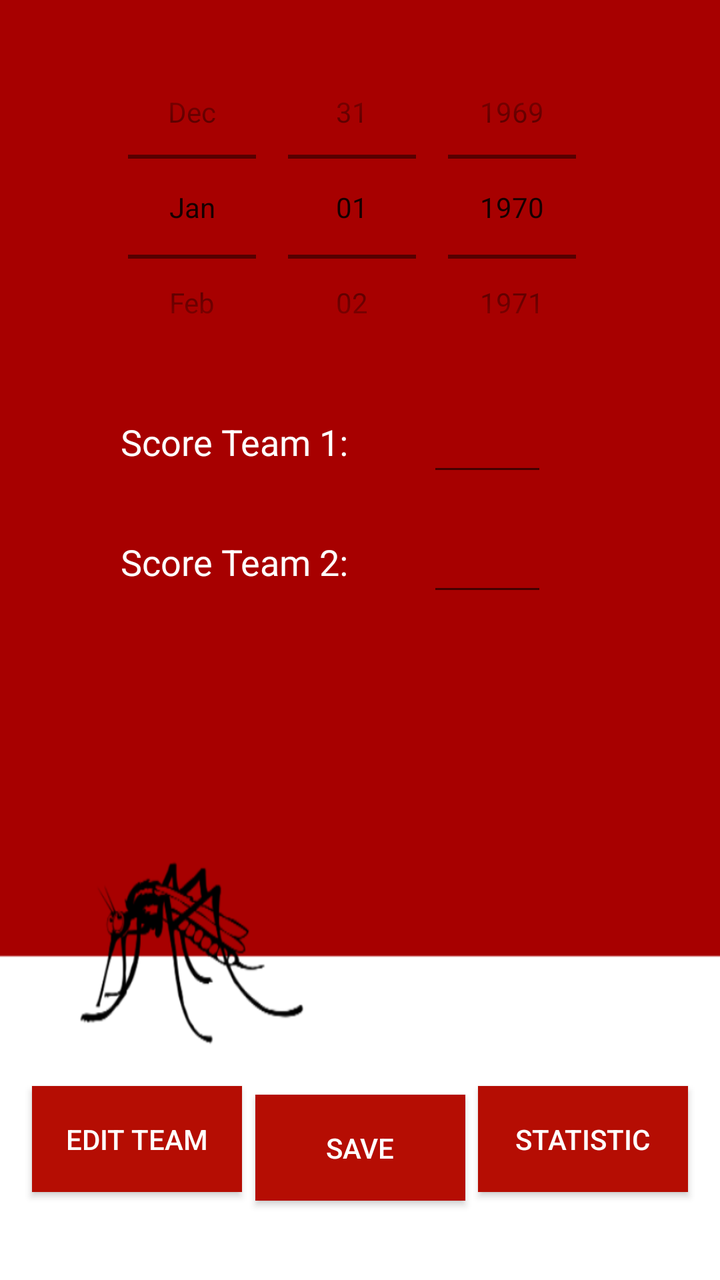
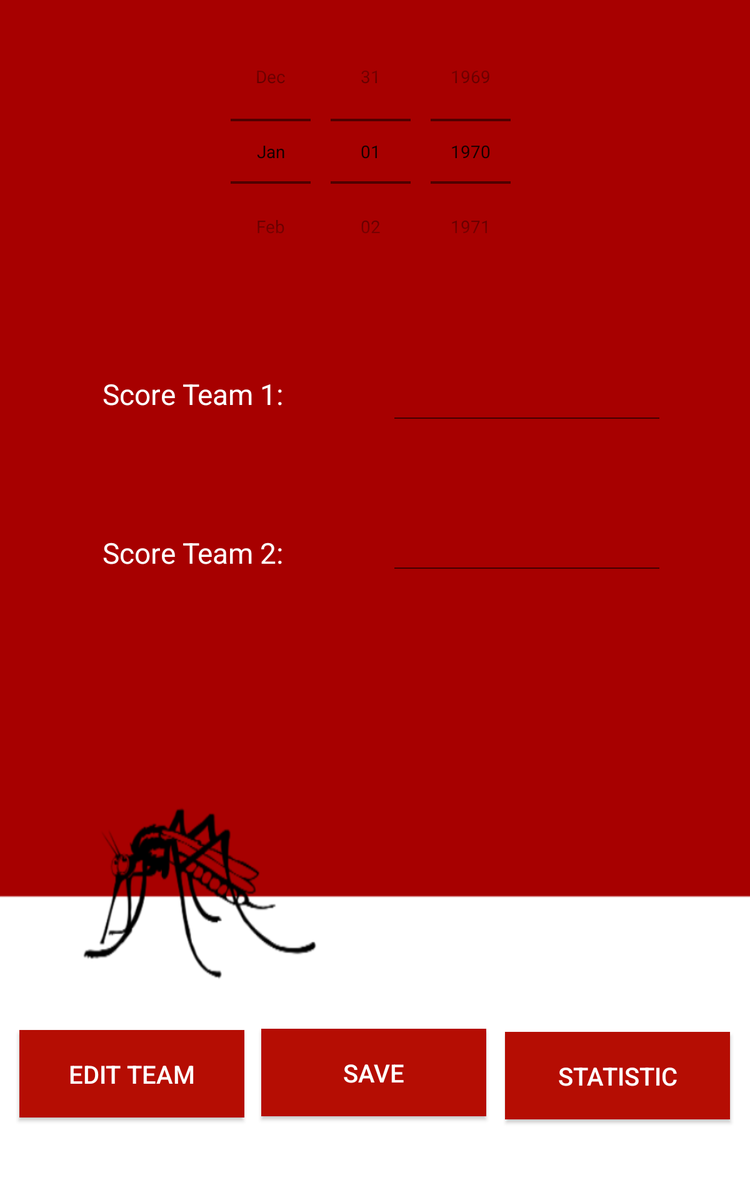

One screen, two layout resources from the same app: the default and the repository's alternative for another configuration. Each is rendered where Android would select it; the XML of both is given below.
<!-- AndroidManifest.xml: application theme AppTheme -->
<!-- res/layout/activity_update_match.xml -->
<?xml version="1.0" encoding="utf-8"?>
<android.support.constraint.ConstraintLayout xmlns:android="http://schemas.android.com/apk/res/android"
    xmlns:app="http://schemas.android.com/apk/res-auto"
    xmlns:tools="http://schemas.android.com/tools"
    android:layout_width="match_parent"
    android:layout_height="match_parent"
    tools:context="at.footballapp.captainandroid.footballapp.pkgGUI.UpdateMatchActivity"
    style="@style/background">



    <TextView
        android:id="@+id/textView2"
        android:textAlignment="center"
        android:gravity="center"
        android:layout_width="166dp"
        android:layout_height="44dp"
        android:layout_marginLeft="34dp"
        android:layout_marginTop="8dp"
        android:text="@string/Score1"
        app:layout_constraintLeft_toLeftOf="parent"
        app:layout_constraintTop_toBottomOf="@+id/datePicker"
        style="@style/textViews"
        android:layout_marginStart="34dp" />

    <DatePicker
        android:id="@+id/datePicker"
        android:datePickerMode="spinner"
        android:calendarViewShown="false"
        android:layout_width="248dp"
        android:layout_height="175dp"
        app:layout_constraintTop_toTopOf="parent"
        android:layout_marginTop="16dp"
        android:layout_marginLeft="8dp"
        app:layout_constraintLeft_toLeftOf="parent"
        android:layout_marginRight="8dp"
        app:layout_constraintRight_toRightOf="parent"
        android:layout_marginStart="8dp"
        android:layout_marginEnd="8dp" />



    <TextView
        android:id="@+id/textView"
        android:textAlignment="center"
        android:gravity="center"
        android:layout_width="166dp"
        android:layout_height="44dp"
        android:text="@string/Score2"
        android:layout_marginTop="16dp"
        app:layout_constraintTop_toBottomOf="@+id/textView2"
        app:layout_constraintLeft_toLeftOf="parent"
        android:layout_marginLeft="34dp"
        style="@style/textViews"
        android:layout_marginStart="34dp" />

    <EditText
        android:id="@+id/txtScore1"
        android:layout_width="60dp"
        android:layout_height="44dp"
        android:layout_marginLeft="8dp"
        android:layout_marginRight="8dp"
        android:layout_marginTop="8dp"
        android:ems="10"
        android:inputType="number"
        android:textColor="#FFFFFF"
        app:layout_constraintHorizontal_bias="0.066"
        app:layout_constraintLeft_toRightOf="@+id/textView2"
        app:layout_constraintRight_toRightOf="parent"
        app:layout_constraintTop_toBottomOf="@+id/datePicker"
        android:layout_marginStart="8dp"
        android:layout_marginEnd="8dp" />

    <EditText
        android:id="@+id/txtScore2"
        android:layout_width="60dp"
        android:layout_height="44dp"
        android:layout_marginLeft="8dp"
        android:layout_marginRight="8dp"
        android:layout_marginTop="16dp"
        android:ems="10"
        android:inputType="number"
        android:textColor="#FFFFFF"
        app:layout_constraintHorizontal_bias="0.066"
        app:layout_constraintLeft_toRightOf="@+id/textView"
        app:layout_constraintRight_toRightOf="parent"
        app:layout_constraintTop_toBottomOf="@+id/txtScore1"
        android:layout_marginStart="8dp"
        android:layout_marginEnd="8dp" />


    <Button
        android:id="@+id/btnEditTeam"
        style="@style/buttons"
        android:layout_width="105dp"
        android:layout_height="53dp"
        android:layout_weight="0.14"
        android:onClick="onBtnEditTeam"
        android:text="@string/Edit"
        app:layout_constraintLeft_toLeftOf="parent"
        app:layout_constraintBottom_toBottomOf="parent"
        app:layout_constraintTop_toBottomOf="@+id/textView"
        android:layout_marginLeft="16dp"
        app:layout_constraintVertical_bias="0.845" />

    <Button
        android:id="@+id/btnSave"
        style="@style/buttons"
        android:layout_width="105dp"
        android:layout_height="53dp"
        android:layout_weight="0.14"
        android:onClick="onBtnSave"
        android:text="@string/Save"
        app:layout_constraintBottom_toBottomOf="parent"
        app:layout_constraintTop_toBottomOf="@+id/datePicker"
        app:layout_constraintLeft_toLeftOf="parent"
        app:layout_constraintRight_toRightOf="parent"
        app:layout_constraintHorizontal_bias="0.501"
        app:layout_constraintVertical_bias="0.9" />

    <Button
        android:id="@+id/btnStatistic"
        style="@style/buttons"
        android:layout_width="105dp"
        android:layout_height="53dp"
        android:layout_weight="0.14"
        android:onClick="onBtnStatistic"
        android:text="@string/Statistic"
        app:layout_constraintBottom_toBottomOf="parent"

        app:layout_constraintRight_toRightOf="parent"
        app:layout_constraintTop_toBottomOf="@+id/txtScore2"
        android:layout_marginRight="16dp"
        app:layout_constraintVertical_bias="0.845" />

</android.support.constraint.ConstraintLayout>
<!-- resources referenced by this layout -->
<resources>
  <string name="Edit">Edit Team</string>
  <string name="Save">Save</string>
  <string name="Score1">Score Team 1:</string>
  <string name="Score2">Score Team 2:</string>
  <string name="Statistic">Statistic</string>
  <style name="background">
          <item name="android:background">@mipmap/background2</item>
      </style>
  <style name="buttons">
          <item name="android:background">#B50D03</item>
          <item name="android:textColor">#FFFFFF</item>
      </style>
  <style name="textViews">
          <item name="android:textColor">#FFFFFF</item>
          <item name="android:textSize">18sp</item>
      </style>
  <style name="AppTheme" parent="Theme.AppCompat.Light.DarkActionBar">
          
          <item name="colorPrimary">#262020</item>
         <item name="colorPrimaryDark">#262020</item>
          <item name="colorAccent">#FFFFFF</item>
      </style>
</resources>
<!-- res/layout-large/activity_update_match.xml (the repository's variant of the layout above) -->
<!-- drawn on a 7-inch tablet held upright -->
<?xml version="1.0" encoding="utf-8"?>
<android.support.constraint.ConstraintLayout xmlns:android="http://schemas.android.com/apk/res/android"
    xmlns:app="http://schemas.android.com/apk/res-auto"
    xmlns:tools="http://schemas.android.com/tools"
    android:layout_width="match_parent"
    android:layout_height="match_parent"
    tools:context="at.footballapp.captainandroid.footballapp.pkgGUI.UpdateMatchActivity"
    style="@style/background">


    <TextView
        android:id="@+id/textView2"
        style="@style/textViews"
        android:layout_width="240dp"
        android:layout_height="80dp"
        android:layout_marginLeft="34dp"
        android:layout_marginStart="34dp"
        android:layout_marginTop="48dp"
        android:gravity="center"
        android:text="@string/Score1"
        android:textAlignment="center"
        android:textSize="23sp"
        app:layout_constraintLeft_toLeftOf="parent"
        app:layout_constraintTop_toBottomOf="@+id/datePicker" />

    <DatePicker
        android:id="@+id/datePicker"
        android:layout_width="249dp"
        android:layout_height="212dp"
        android:layout_marginEnd="8dp"
        android:layout_marginLeft="8dp"
        android:layout_marginRight="8dp"
        android:layout_marginStart="8dp"
        android:layout_marginTop="15dp"
        android:calendarViewShown="false"
        android:datePickerMode="spinner"
        app:layout_constraintHorizontal_bias="0.501"
        app:layout_constraintLeft_toLeftOf="parent"
        app:layout_constraintRight_toRightOf="parent"
        app:layout_constraintTop_toTopOf="parent" />


    <TextView
        android:id="@+id/textView"
        style="@style/textViews"
        android:layout_width="240dp"
        android:layout_height="80dp"
        android:layout_marginLeft="34dp"
        android:layout_marginStart="34dp"
        android:layout_marginTop="47dp"
        android:gravity="center"
        android:text="@string/Score2"
        android:textAlignment="center"
        android:textSize="23sp"
        app:layout_constraintLeft_toLeftOf="parent"
        app:layout_constraintTop_toBottomOf="@+id/textView2" />

    <EditText
        android:id="@+id/editText3"
        android:layout_width="220dp"
        android:layout_height="50dp"
        android:layout_marginEnd="8dp"
        android:layout_marginLeft="8dp"
        android:layout_marginRight="8dp"
        android:layout_marginStart="8dp"
        android:layout_marginTop="66dp"
        android:ems="10"
        android:inputType="number"
        android:textColor="#FFFFFF"
        android:textSize="22sp"
        app:layout_constraintHorizontal_bias="0.329"
        app:layout_constraintLeft_toRightOf="@+id/textView2"
        app:layout_constraintRight_toRightOf="parent"
        app:layout_constraintTop_toBottomOf="@+id/datePicker" />

    <EditText
        android:id="@+id/editText4"
        android:layout_width="220dp"
        android:layout_height="50dp"
        android:layout_marginEnd="8dp"
        android:layout_marginLeft="8dp"
        android:layout_marginRight="8dp"
        android:layout_marginStart="8dp"
        android:layout_marginTop="70dp"
        android:ems="10"
        android:inputType="number"
        android:textColor="#FFFFFF"
        android:textSize="22sp"
        app:layout_constraintHorizontal_bias="0.329"
        app:layout_constraintLeft_toRightOf="@+id/textView"
        app:layout_constraintRight_toRightOf="parent"
        app:layout_constraintTop_toBottomOf="@+id/editText3" />


    <Button
        android:id="@+id/btnEditTeam"
        style="@style/buttons"
        android:layout_width="180dp"
        android:layout_height="70dp"
        android:layout_marginBottom="9dp"
        android:layout_marginLeft="8dp"
        android:layout_marginRight="8dp"
        android:layout_marginTop="8dp"
        android:layout_weight="0.14"
        android:onClick="onBtnEditTeam"
        android:text="@string/Edit"
        android:textSize="20sp"
        app:layout_constraintBottom_toBottomOf="parent"
        app:layout_constraintHorizontal_bias="0.571"
        app:layout_constraintLeft_toLeftOf="parent"
        app:layout_constraintRight_toLeftOf="@+id/btnSave"
        app:layout_constraintTop_toBottomOf="@+id/datePicker"
        app:layout_constraintVertical_bias="0.912" />

    <Button
        android:id="@+id/btnSave"
        style="@style/buttons"
        android:layout_width="180dp"
        android:layout_height="70dp"
        android:layout_marginBottom="9dp"
        android:layout_marginRight="15dp"
        android:layout_marginTop="8dp"
        android:layout_weight="0.14"
        android:onClick="onBtnSave"
        android:text="@string/Save"
        android:textSize="20sp"
        app:layout_constraintBottom_toBottomOf="parent"
        app:layout_constraintRight_toLeftOf="@+id/btnStatistic"
        app:layout_constraintTop_toBottomOf="@+id/datePicker"
        app:layout_constraintVertical_bias="0.91" />

    <Button
        android:id="@+id/btnStatistic"
        style="@style/buttons"
        android:layout_width="180dp"
        android:layout_height="70dp"
        android:layout_marginBottom="9dp"
        android:layout_marginRight="16dp"
        android:layout_marginTop="8dp"
        android:layout_weight="0.14"
        android:onClick="onBtnStatistic"
        android:text="@string/Statistic"
        android:textSize="20sp"
        app:layout_constraintBottom_toBottomOf="parent"
        app:layout_constraintRight_toRightOf="parent"
        app:layout_constraintTop_toBottomOf="@+id/datePicker"
        app:layout_constraintVertical_bias="0.914" />

</android.support.constraint.ConstraintLayout>
